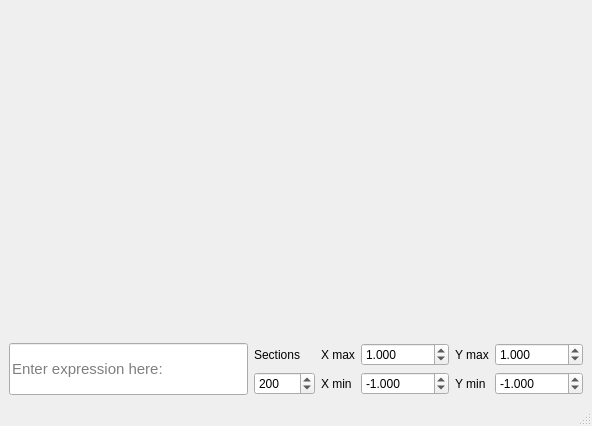
<?xml version="1.0" encoding="UTF-8"?>
<ui version="4.0">
 <class>MainWindow</class>
 <widget class="QMainWindow" name="MainWindow">
  <property name="geometry">
   <rect>
    <x>0</x>
    <y>0</y>
    <width>592</width>
    <height>426</height>
   </rect>
  </property>
  <property name="minimumSize">
   <size>
    <width>400</width>
    <height>300</height>
   </size>
  </property>
  <property name="windowTitle">
   <string>MainWindow</string>
  </property>
  <widget class="QWidget" name="centralwidget">
   <layout class="QGridLayout" name="gridLayout">
    <item row="0" column="0">
     <layout class="QVBoxLayout" name="verticalLayout">
      <item>
       <widget class="QCustomPlot" name="widget_graph" native="true">
        <property name="sizePolicy">
         <sizepolicy hsizetype="Preferred" vsizetype="Expanding">
          <horstretch>0</horstretch>
          <verstretch>0</verstretch>
         </sizepolicy>
        </property>
       </widget>
      </item>
      <item>
       <layout class="QHBoxLayout" name="horizontalLayout_2">
        <property name="sizeConstraint">
         <enum>QLayout::SetDefaultConstraint</enum>
        </property>
        <item>
         <widget class="QLineEdit" name="line_expression">
          <property name="sizePolicy">
           <sizepolicy hsizetype="Expanding" vsizetype="Minimum">
            <horstretch>0</horstretch>
            <verstretch>0</verstretch>
           </sizepolicy>
          </property>
          <property name="font">
           <font>
            <pointsize>11</pointsize>
           </font>
          </property>
          <property name="placeholderText">
           <string>Enter expression here:</string>
          </property>
         </widget>
        </item>
        <item>
         <layout class="QVBoxLayout" name="verticalLayout_4">
          <item>
           <widget class="QLabel" name="label_5">
            <property name="text">
             <string>Sections</string>
            </property>
           </widget>
          </item>
          <item>
           <widget class="QSpinBox" name="box_sections">
            <property name="minimum">
             <number>2</number>
            </property>
            <property name="maximum">
             <number>10000</number>
            </property>
            <property name="value">
             <number>200</number>
            </property>
           </widget>
          </item>
         </layout>
        </item>
        <item>
         <layout class="QVBoxLayout" name="verticalLayout_3">
          <property name="sizeConstraint">
           <enum>QLayout::SetMaximumSize</enum>
          </property>
          <item>
           <layout class="QHBoxLayout" name="horizontalLayout_8">
            <item>
             <widget class="QLabel" name="label_4">
              <property name="sizePolicy">
               <sizepolicy hsizetype="Preferred" vsizetype="Minimum">
                <horstretch>0</horstretch>
                <verstretch>0</verstretch>
               </sizepolicy>
              </property>
              <property name="text">
               <string>X max</string>
              </property>
             </widget>
            </item>
            <item>
             <widget class="QDoubleSpinBox" name="box_x_max">
              <property name="decimals">
               <number>3</number>
              </property>
              <property name="minimum">
               <double>-10000.000000000000000</double>
              </property>
              <property name="maximum">
               <double>10000.000000000000000</double>
              </property>
              <property name="value">
               <double>1.000000000000000</double>
              </property>
             </widget>
            </item>
           </layout>
          </item>
          <item>
           <layout class="QHBoxLayout" name="horizontalLayout_7">
            <item>
             <widget class="QLabel" name="label_3">
              <property name="sizePolicy">
               <sizepolicy hsizetype="Preferred" vsizetype="Minimum">
                <horstretch>0</horstretch>
                <verstretch>0</verstretch>
               </sizepolicy>
              </property>
              <property name="text">
               <string>X min</string>
              </property>
             </widget>
            </item>
            <item>
             <widget class="QDoubleSpinBox" name="box_x_min">
              <property name="decimals">
               <number>3</number>
              </property>
              <property name="minimum">
               <double>-10000.000000000000000</double>
              </property>
              <property name="maximum">
               <double>10000.000000000000000</double>
              </property>
              <property name="value">
               <double>-1.000000000000000</double>
              </property>
             </widget>
            </item>
           </layout>
          </item>
         </layout>
        </item>
        <item>
         <layout class="QVBoxLayout" name="verticalLayout_2">
          <property name="sizeConstraint">
           <enum>QLayout::SetMinimumSize</enum>
          </property>
          <item>
           <layout class="QHBoxLayout" name="horizontalLayout_5">
            <item>
             <widget class="QLabel" name="label">
              <property name="sizePolicy">
               <sizepolicy hsizetype="Preferred" vsizetype="Minimum">
                <horstretch>0</horstretch>
                <verstretch>0</verstretch>
               </sizepolicy>
              </property>
              <property name="text">
               <string>Y max</string>
              </property>
             </widget>
            </item>
            <item>
             <widget class="QDoubleSpinBox" name="box_y_max">
              <property name="decimals">
               <number>3</number>
              </property>
              <property name="minimum">
               <double>-10000.000000000000000</double>
              </property>
              <property name="maximum">
               <double>10000.000000000000000</double>
              </property>
              <property name="value">
               <double>1.000000000000000</double>
              </property>
             </widget>
            </item>
           </layout>
          </item>
          <item>
           <layout class="QHBoxLayout" name="horizontalLayout_6">
            <item>
             <widget class="QLabel" name="label_2">
              <property name="sizePolicy">
               <sizepolicy hsizetype="Minimum" vsizetype="Preferred">
                <horstretch>0</horstretch>
                <verstretch>0</verstretch>
               </sizepolicy>
              </property>
              <property name="text">
               <string>Y min</string>
              </property>
             </widget>
            </item>
            <item>
             <widget class="QDoubleSpinBox" name="box_y_min">
              <property name="decimals">
               <number>3</number>
              </property>
              <property name="minimum">
               <double>-10000.000000000000000</double>
              </property>
              <property name="maximum">
               <double>10000.000000000000000</double>
              </property>
              <property name="value">
               <double>-1.000000000000000</double>
              </property>
             </widget>
            </item>
           </layout>
          </item>
         </layout>
        </item>
       </layout>
      </item>
     </layout>
    </item>
   </layout>
  </widget>
  <widget class="QMenuBar" name="menubar">
   <property name="geometry">
    <rect>
     <x>0</x>
     <y>0</y>
     <width>592</width>
     <height>22</height>
    </rect>
   </property>
  </widget>
  <widget class="QStatusBar" name="statusbar"/>
 </widget>
 <customwidgets>
  <customwidget>
   <class>QCustomPlot</class>
   <extends>QWidget</extends>
   <header>qcustomplot.h</header>
   <container>1</container>
  </customwidget>
 </customwidgets>
 <resources/>
 <connections/>
</ui>
